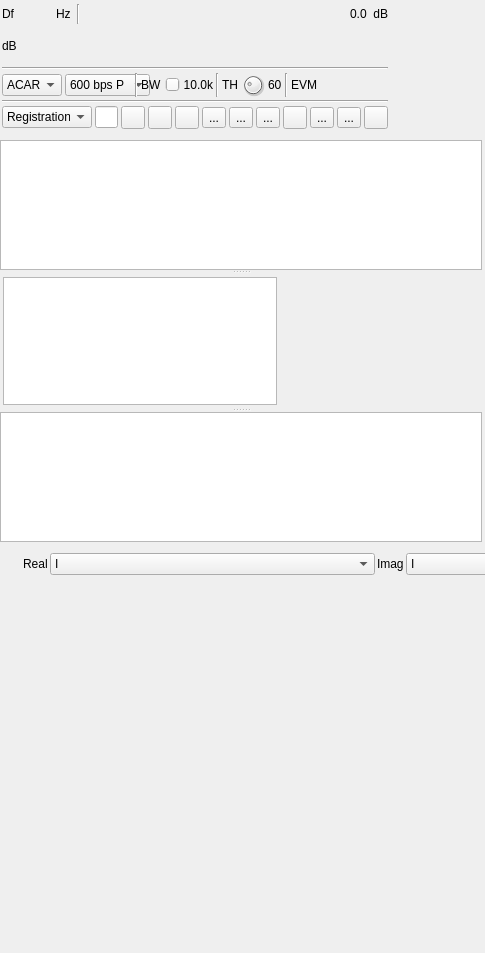
<?xml version="1.0" encoding="UTF-8"?>
<ui version="4.0">
 <class>AcarsDemodGUI</class>
 <widget class="RollupContents" name="AcarsDemodGUI">
  <property name="geometry">
   <rect>
    <x>0</x>
    <y>0</y>
    <width>485</width>
    <height>953</height>
   </rect>
  </property>
  <property name="sizePolicy">
   <sizepolicy hsizetype="Expanding" vsizetype="Expanding">
    <horstretch>0</horstretch>
    <verstretch>0</verstretch>
   </sizepolicy>
  </property>
  <property name="minimumSize">
   <size>
    <width>352</width>
    <height>0</height>
   </size>
  </property>
  <property name="font">
   <font>
    <pointsize>9</pointsize>
   </font>
  </property>
  <property name="focusPolicy">
   <enum>Qt::FocusPolicy::StrongFocus</enum>
  </property>
  <property name="windowTitle">
   <string>ACARS Demodulator</string>
  </property>
  <property name="statusTip">
   <string>ACARS Demodulator</string>
  </property>
  <widget class="QWidget" name="settingsContainer" native="true">
   <property name="geometry">
    <rect>
     <x>0</x>
     <y>0</y>
     <width>390</width>
     <height>131</height>
    </rect>
   </property>
   <property name="minimumSize">
    <size>
     <width>350</width>
     <height>0</height>
    </size>
   </property>
   <property name="windowTitle">
    <string>Settings</string>
   </property>
   <layout class="QVBoxLayout" name="verticalLayout">
    <property name="spacing">
     <number>3</number>
    </property>
    <property name="leftMargin">
     <number>2</number>
    </property>
    <property name="topMargin">
     <number>2</number>
    </property>
    <property name="rightMargin">
     <number>2</number>
    </property>
    <property name="bottomMargin">
     <number>2</number>
    </property>
    <item>
     <layout class="QHBoxLayout" name="powLayout">
      <property name="topMargin">
       <number>2</number>
      </property>
      <item>
       <widget class="QLabel" name="deltaFrequencyLabel">
        <property name="minimumSize">
         <size>
          <width>16</width>
          <height>0</height>
         </size>
        </property>
        <property name="text">
         <string>Df</string>
        </property>
       </widget>
      </item>
      <item>
       <widget class="ValueDialZ" name="deltaFrequency" native="true">
        <property name="sizePolicy">
         <sizepolicy hsizetype="Maximum" vsizetype="Maximum">
          <horstretch>0</horstretch>
          <verstretch>0</verstretch>
         </sizepolicy>
        </property>
        <property name="minimumSize">
         <size>
          <width>32</width>
          <height>16</height>
         </size>
        </property>
        <property name="font">
         <font>
          <pointsize>12</pointsize>
         </font>
        </property>
        <property name="cursor">
         <cursorShape>PointingHandCursor</cursorShape>
        </property>
        <property name="focusPolicy">
         <enum>Qt::FocusPolicy::StrongFocus</enum>
        </property>
        <property name="toolTip">
         <string>Demod shift frequency from center in Hz</string>
        </property>
       </widget>
      </item>
      <item>
       <widget class="QLabel" name="deltaUnits">
        <property name="text">
         <string>Hz </string>
        </property>
       </widget>
      </item>
      <item>
       <widget class="Line" name="line">
        <property name="orientation">
         <enum>Qt::Orientation::Vertical</enum>
        </property>
       </widget>
      </item>
      <item>
       <spacer name="horizontalSpacer">
        <property name="orientation">
         <enum>Qt::Orientation::Horizontal</enum>
        </property>
        <property name="sizeHint" stdset="0">
         <size>
          <width>40</width>
          <height>20</height>
         </size>
        </property>
       </spacer>
      </item>
      <item>
       <layout class="QHBoxLayout" name="channelPowerLayout">
        <item>
         <widget class="QLabel" name="channelPower">
          <property name="toolTip">
           <string>Channel power</string>
          </property>
          <property name="layoutDirection">
           <enum>Qt::LayoutDirection::RightToLeft</enum>
          </property>
          <property name="text">
           <string>0.0</string>
          </property>
         </widget>
        </item>
        <item>
         <widget class="QLabel" name="channelPowerUnits">
          <property name="text">
           <string> dB</string>
          </property>
         </widget>
        </item>
       </layout>
      </item>
     </layout>
    </item>
    <item>
     <layout class="QHBoxLayout" name="powerLayout">
      <item>
       <widget class="QLabel" name="channelPowerMeterUnits">
        <property name="text">
         <string>dB</string>
        </property>
       </widget>
      </item>
      <item>
       <widget class="LevelMeterSignalDB" name="channelPowerMeter" native="true">
        <property name="sizePolicy">
         <sizepolicy hsizetype="Expanding" vsizetype="MinimumExpanding">
          <horstretch>0</horstretch>
          <verstretch>0</verstretch>
         </sizepolicy>
        </property>
        <property name="minimumSize">
         <size>
          <width>0</width>
          <height>24</height>
         </size>
        </property>
        <property name="font">
         <font>
          <pointsize>8</pointsize>
         </font>
        </property>
        <property name="toolTip">
         <string>Level meter (dB) top trace: average, bottom trace: instantaneous peak, tip: peak hold</string>
        </property>
       </widget>
      </item>
     </layout>
    </item>
    <item>
     <widget class="Line" name="line_5">
      <property name="orientation">
       <enum>Qt::Orientation::Horizontal</enum>
      </property>
     </widget>
    </item>
    <item>
     <layout class="QHBoxLayout" name="phySettingsLayout">
      <item>
       <widget class="QComboBox" name="mode">
        <property name="minimumSize">
         <size>
          <width>60</width>
          <height>0</height>
         </size>
        </property>
        <property name="toolTip">
         <string>Mode: ACARS (2400 baud MSK), VDL Mode 2 (10500 baud D8PSK), HFDL (1800 baud PSK; tune to the published channel frequency) or Aero (Inmarsat Classic Aero, L band satellite)</string>
        </property>
        <item>
         <property name="text">
          <string>ACARS</string>
         </property>
        </item>
        <item>
         <property name="text">
          <string>VDL-2</string>
         </property>
        </item>
        <item>
         <property name="text">
          <string>HFDL</string>
         </property>
        </item>
        <item>
         <property name="text">
          <string>Aero</string>
         </property>
        </item>
       </widget>
      </item>
      <item>
       <widget class="QComboBox" name="aeroChannel">
        <property name="minimumSize">
         <size>
          <width>85</width>
          <height>0</height>
         </size>
        </property>
        <property name="toolTip">
         <string>Aero rate and channel. Unlike HFDL these are properties of the frequency tuned, not something the receiver can detect. P is the ground station's continuous stream, R and T are bursts from the aircraft.</string>
        </property>
        <item>
         <property name="text">
          <string>600 bps P</string>
         </property>
        </item>
        <item>
         <property name="text">
          <string>1200 bps P</string>
         </property>
        </item>
        <item>
         <property name="text">
          <string>10500 bps P</string>
         </property>
        </item>
        <item>
         <property name="text">
          <string>600 bps R</string>
         </property>
        </item>
        <item>
         <property name="text">
          <string>1200 bps R</string>
         </property>
        </item>
        <item>
         <property name="text">
          <string>600 bps T</string>
         </property>
        </item>
        <item>
         <property name="text">
          <string>1200 bps T</string>
         </property>
        </item>
       </widget>
      </item>
      <item>
       <spacer name="horizontalSpacer_2">
        <property name="orientation">
         <enum>Qt::Orientation::Horizontal</enum>
        </property>
        <property name="sizeHint" stdset="0">
         <size>
          <width>40</width>
          <height>20</height>
         </size>
        </property>
       </spacer>
      </item>
      <item>
       <widget class="Line" name="line_4">
        <property name="orientation">
         <enum>Qt::Orientation::Vertical</enum>
        </property>
       </widget>
      </item>
      <item>
       <widget class="QLabel" name="rfBWLabel">
        <property name="text">
         <string>BW</string>
        </property>
       </widget>
      </item>
      <item>
       <widget class="QSlider" name="rfBW">
        <property name="sizePolicy">
         <sizepolicy hsizetype="Expanding" vsizetype="Minimum">
          <horstretch>0</horstretch>
          <verstretch>0</verstretch>
         </sizepolicy>
        </property>
        <property name="minimumSize">
         <size>
          <width>0</width>
          <height>0</height>
         </size>
        </property>
        <property name="toolTip">
         <string>RF bandwidth</string>
        </property>
        <property name="minimum">
         <number>10</number>
        </property>
        <property name="maximum">
         <number>400</number>
        </property>
        <property name="pageStep">
         <number>1</number>
        </property>
        <property name="value">
         <number>100</number>
        </property>
        <property name="orientation">
         <enum>Qt::Orientation::Horizontal</enum>
        </property>
       </widget>
      </item>
      <item>
       <widget class="QLabel" name="rfBWText">
        <property name="minimumSize">
         <size>
          <width>30</width>
          <height>0</height>
         </size>
        </property>
        <property name="text">
         <string>10.0k</string>
        </property>
        <property name="alignment">
         <set>Qt::AlignmentFlag::AlignRight|Qt::AlignmentFlag::AlignTrailing|Qt::AlignmentFlag::AlignVCenter</set>
        </property>
       </widget>
      </item>
      <item>
       <widget class="Line" name="line_2">
        <property name="orientation">
         <enum>Qt::Orientation::Vertical</enum>
        </property>
       </widget>
      </item>
      <item>
       <widget class="QLabel" name="thresholdLabel">
        <property name="text">
         <string>TH</string>
        </property>
       </widget>
      </item>
      <item>
       <widget class="QDial" name="threshold">
        <property name="maximumSize">
         <size>
          <width>24</width>
          <height>24</height>
         </size>
        </property>
        <property name="toolTip">
         <string>Pre-key detection threshold, as depth of 2400 Hz modulation (hundredths)</string>
        </property>
        <property name="minimum">
         <number>0</number>
        </property>
        <property name="maximum">
         <number>100</number>
        </property>
        <property name="singleStep">
         <number>1</number>
        </property>
        <property name="pageStep">
         <number>5</number>
        </property>
        <property name="value">
         <number>25</number>
        </property>
       </widget>
      </item>
      <item>
       <widget class="QLabel" name="thresholdText">
        <property name="text">
         <string>60</string>
        </property>
       </widget>
      </item>
      <item>
       <widget class="Line" name="line_7">
        <property name="orientation">
         <enum>Qt::Orientation::Vertical</enum>
        </property>
       </widget>
      </item>
      <item>
       <widget class="QLabel" name="qualityLabel">
        <property name="text">
         <string>EVM</string>
        </property>
       </widget>
      </item>
      <item>
       <widget class="QLabel" name="quality">
        <property name="minimumSize">
         <size>
          <width>90</width>
          <height>0</height>
         </size>
        </property>
        <property name="toolTip">
         <string>Aero link quality, averaged over the last few seconds. EVM is the RMS error vector magnitude of the coherent detector, from the in-phase component only - the quadrature axis of an MSK symbol carries the other arm's crosstalk and says nothing about signal quality. SU is the fraction of signal units whose CRC passes, which is what actually decides whether a message can be reassembled: a ten unit message needs every one of them</string>
        </property>
        <property name="text">
         <string/>
        </property>
       </widget>
      </item>
     </layout>
    </item>
    <item>
     <widget class="Line" name="line_3">
      <property name="orientation">
       <enum>Qt::Orientation::Horizontal</enum>
      </property>
     </widget>
    </item>
    <item>
     <layout class="QHBoxLayout" name="filterLayout">
      <item>
       <widget class="QComboBox" name="filter">
        <property name="minimumSize">
         <size>
          <width>90</width>
          <height>0</height>
         </size>
        </property>
        <property name="toolTip">
         <string>Column to filter</string>
        </property>
        <item>
         <property name="text">
          <string>Registration</string>
         </property>
        </item>
        <item>
         <property name="text">
          <string>Flight</string>
         </property>
        </item>
        <item>
         <property name="text">
          <string>Label</string>
         </property>
        </item>
        <item>
         <property name="text">
          <string>Message</string>
         </property>
        </item>
       </widget>
      </item>
      <item>
       <widget class="QLineEdit" name="filterPattern">
        <property name="toolTip">
         <string>Display only messages where the selected column matches the specified regular expression</string>
        </property>
        <property name="text">
         <string/>
        </property>
       </widget>
      </item>
      <item>
       <spacer name="horizontalSpacer_3">
        <property name="orientation">
         <enum>Qt::Orientation::Horizontal</enum>
        </property>
        <property name="sizeHint" stdset="0">
         <size>
          <width>40</width>
          <height>20</height>
         </size>
        </property>
       </spacer>
      </item>
      <item>
       <widget class="ButtonSwitch" name="udpEnabled">
        <property name="toolTip">
         <string>Forward received packets over UDP. Right click to set the destination address and port</string>
        </property>
        <property name="text">
         <string/>
        </property>
        <property name="icon">
         <iconset resource="../../../sdrgui/resources/res.qrc">
          <normaloff>:/txon.png</normaloff>:/txon.png</iconset>
        </property>
        <property name="checkable">
         <bool>true</bool>
        </property>
       </widget>
      </item>
      <item>
       <widget class="ButtonSwitch" name="noInfo">
        <property name="toolTip">
         <string>Hide frames that carry no usable information: VDL-2 supervisory and link management responses (RR, RNR, REJ, SREJ, DM, DISC, UA, FRMR, U) and Aero satellite housekeeping (system tables, EIRP table, fill-in and reserved signal units). Checked by default. Uncheck to show every frame received, including those already hidden</string>
        </property>
        <property name="text">
         <string/>
        </property>
        <property name="icon">
         <iconset resource="../../../sdrgui/resources/res.qrc">
          <normaloff>:/hide.png</normaloff>:/hide.png</iconset>
        </property>
        <property name="checkable">
         <bool>true</bool>
        </property>
       </widget>
      </item>
      <item>
       <widget class="ButtonSwitch" name="displayChart">
        <property name="toolTip">
         <string>Display chart of frames received per second. Right click to clear the data</string>
        </property>
        <property name="text">
         <string/>
        </property>
        <property name="icon">
         <iconset>
          <normaloff>:/icons/chart.png</normaloff>:/icons/chart.png</iconset>
        </property>
        <property name="checkable">
         <bool>true</bool>
        </property>
       </widget>
      </item>
      <item>
       <widget class="QToolButton" name="gsTable">
        <property name="toolTip">
         <string>Display HFDL ground stations and their frequencies, as heard in squitters. Right click a row to find the station on the Map or tune to its frequency</string>
        </property>
        <property name="text">
         <string>...</string>
        </property>
        <property name="icon">
         <iconset>
          <normaloff>:/icons/gs.png</normaloff>:/icons/gs.png</iconset>
        </property>
       </widget>
      </item>
      <item>
       <widget class="ButtonSwitch" name="feed">
        <property name="toolTip">
         <string>Enable feeding of received ACARS messages to aggregators (airframes.io / avdelphi.com). Right click for settings.</string>
        </property>
        <property name="text">
         <string>...</string>
        </property>
        <property name="icon">
         <iconset resource="../../../sdrgui/resources/res.qrc">
          <normaloff>:/txon.png</normaloff>:/txon.png</iconset>
        </property>
        <property name="checkable">
         <bool>true</bool>
        </property>
       </widget>
      </item>
      <item>
       <widget class="QToolButton" name="getOSNDB">
        <property name="toolTip">
         <string>Download the latest Opensky-Network aircraft database (130MB)</string>
        </property>
        <property name="text">
         <string>...</string>
        </property>
        <property name="icon">
         <iconset>
          <normaloff>:/icons/aircraft.png</normaloff>:/icons/aircraft.png</iconset>
        </property>
       </widget>
      </item>
      <item>
       <widget class="ButtonSwitch" name="logEnable">
        <property name="maximumSize">
         <size>
          <width>24</width>
          <height>16777215</height>
         </size>
        </property>
        <property name="toolTip">
         <string>Start/stop logging of received messages to .csv file</string>
        </property>
        <property name="text">
         <string/>
        </property>
        <property name="icon">
         <iconset resource="../../../sdrgui/resources/res.qrc">
          <normaloff>:/record_off.png</normaloff>:/record_off.png</iconset>
        </property>
       </widget>
      </item>
      <item>
       <widget class="QToolButton" name="logFilename">
        <property name="toolTip">
         <string>Set log .csv filename</string>
        </property>
        <property name="text">
         <string>...</string>
        </property>
        <property name="icon">
         <iconset resource="../../../sdrgui/resources/res.qrc">
          <normaloff>:/save.png</normaloff>:/save.png</iconset>
        </property>
        <property name="checkable">
         <bool>false</bool>
        </property>
       </widget>
      </item>
      <item>
       <widget class="QToolButton" name="logOpen">
        <property name="toolTip">
         <string>Read data from .csv log file</string>
        </property>
        <property name="text">
         <string>...</string>
        </property>
        <property name="icon">
         <iconset resource="../../../sdrgui/resources/res.qrc">
          <normaloff>:/load.png</normaloff>:/load.png</iconset>
        </property>
        <property name="checkable">
         <bool>false</bool>
        </property>
       </widget>
      </item>
      <item>
       <widget class="QToolButton" name="clearTable">
        <property name="toolTip">
         <string>Clear packets from table</string>
        </property>
        <property name="text">
         <string/>
        </property>
        <property name="icon">
         <iconset resource="../../../sdrgui/resources/res.qrc">
          <normaloff>:/bin.png</normaloff>:/bin.png</iconset>
        </property>
       </widget>
      </item>
     </layout>
    </item>
   </layout>
  </widget>
  <widget class="QWidget" name="dataContainer" native="true">
   <property name="geometry">
    <rect>
     <x>0</x>
     <y>140</y>
     <width>482</width>
     <height>402</height>
    </rect>
   </property>
   <property name="sizePolicy">
    <sizepolicy hsizetype="Expanding" vsizetype="Expanding">
     <horstretch>0</horstretch>
     <verstretch>0</verstretch>
    </sizepolicy>
   </property>
   <property name="windowTitle">
    <string>Received Packets</string>
   </property>
   <layout class="QVBoxLayout" name="verticalLayout_2">
    <property name="leftMargin">
     <number>0</number>
    </property>
    <property name="topMargin">
     <number>0</number>
    </property>
    <property name="rightMargin">
     <number>0</number>
    </property>
    <property name="bottomMargin">
     <number>0</number>
    </property>
    <item>
     <widget class="QSplitter" name="splitter">
      <property name="sizePolicy">
       <sizepolicy hsizetype="Expanding" vsizetype="Expanding">
        <horstretch>0</horstretch>
        <verstretch>0</verstretch>
       </sizepolicy>
      </property>
      <property name="orientation">
       <enum>Qt::Orientation::Vertical</enum>
      </property>
      <widget class="QTableView" name="messages">
       <property name="editTriggers">
        <set>QAbstractItemView::EditTrigger::NoEditTriggers</set>
       </property>
       <property name="selectionMode">
        <enum>QAbstractItemView::SelectionMode::SingleSelection</enum>
       </property>
       <property name="selectionBehavior">
        <enum>QAbstractItemView::SelectionBehavior::SelectRows</enum>
       </property>
      </widget>
      <widget class="QWidget" name="decodeContainer" native="true">
       <layout class="QHBoxLayout" name="horizontalLayout">
        <property name="spacing">
         <number>2</number>
        </property>
        <property name="leftMargin">
         <number>3</number>
        </property>
        <property name="topMargin">
         <number>3</number>
        </property>
        <property name="rightMargin">
         <number>3</number>
        </property>
        <property name="bottomMargin">
         <number>3</number>
        </property>
        <item>
         <widget class="AcarsMessageView" name="decode">
          <property name="toolTip">
           <string>Decode of the currently selected message</string>
          </property>
          <property name="readOnly">
           <bool>true</bool>
          </property>
         </widget>
        </item>
        <item>
         <layout class="QVBoxLayout" name="photoLayout">
          <property name="spacing">
           <number>4</number>
          </property>
          <item>
           <layout class="QHBoxLayout" name="photoHeaderLayout">
            <property name="spacing">
             <number>4</number>
            </property>
            <item>
             <widget class="QLabel" name="photoHeader">
              <property name="sizePolicy">
               <sizepolicy hsizetype="Preferred" vsizetype="Preferred">
                <horstretch>0</horstretch>
                <verstretch>0</verstretch>
               </sizepolicy>
              </property>
              <property name="text">
               <string/>
              </property>
              <property name="alignment">
               <set>Qt::AlignmentFlag::AlignLeading|Qt::AlignmentFlag::AlignLeft|Qt::AlignmentFlag::AlignVCenter</set>
              </property>
             </widget>
            </item>
            <item>
             <widget class="QLabel" name="photoFlag">
              <property name="sizePolicy">
               <sizepolicy hsizetype="Minimum" vsizetype="Preferred">
                <horstretch>0</horstretch>
                <verstretch>0</verstretch>
               </sizepolicy>
              </property>
              <property name="text">
               <string/>
              </property>
              <property name="alignment">
               <set>Qt::AlignmentFlag::AlignRight|Qt::AlignmentFlag::AlignTrailing|Qt::AlignmentFlag::AlignVCenter</set>
              </property>
             </widget>
            </item>
           </layout>
          </item>
          <item>
           <widget class="ClickableLabel" name="photo">
            <property name="text">
             <string/>
            </property>
           </widget>
          </item>
          <item>
           <widget class="QLabel" name="flightDetails">
            <property name="minimumSize">
             <size>
              <width>200</width>
              <height>0</height>
             </size>
            </property>
            <property name="maximumSize">
             <size>
              <width>200</width>
              <height>16777215</height>
             </size>
            </property>
            <property name="text">
             <string/>
            </property>
            <property name="textFormat">
             <enum>Qt::TextFormat::RichText</enum>
            </property>
            <property name="alignment">
             <set>Qt::AlignmentFlag::AlignCenter</set>
            </property>
           </widget>
          </item>
          <item>
           <widget class="QLabel" name="aircraftDetails">
            <property name="sizePolicy">
             <sizepolicy hsizetype="Fixed" vsizetype="Preferred">
              <horstretch>0</horstretch>
              <verstretch>0</verstretch>
             </sizepolicy>
            </property>
            <property name="minimumSize">
             <size>
              <width>200</width>
              <height>0</height>
             </size>
            </property>
            <property name="maximumSize">
             <size>
              <width>200</width>
              <height>16777215</height>
             </size>
            </property>
            <property name="text">
             <string/>
            </property>
            <property name="textFormat">
             <enum>Qt::TextFormat::RichText</enum>
            </property>
            <property name="alignment">
             <set>Qt::AlignmentFlag::AlignLeading|Qt::AlignmentFlag::AlignLeft|Qt::AlignmentFlag::AlignVCenter</set>
            </property>
           </widget>
          </item>
          <item>
           <spacer name="photoVerticalSpacer">
            <property name="orientation">
             <enum>Qt::Orientation::Vertical</enum>
            </property>
            <property name="sizeHint" stdset="0">
             <size>
              <width>0</width>
              <height>40</height>
             </size>
            </property>
           </spacer>
          </item>
         </layout>
        </item>
       </layout>
      </widget>
      <widget class="QChartView" name="chart">
       <property name="minimumSize">
        <size>
         <width>0</width>
         <height>100</height>
        </size>
       </property>
       <property name="toolTip">
        <string>Chart of frames received per second</string>
       </property>
      </widget>
     </widget>
    </item>
   </layout>
  </widget>
  <widget class="QWidget" name="scopeContainer" native="true">
   <property name="geometry">
    <rect>
     <x>20</x>
     <y>550</y>
     <width>714</width>
     <height>341</height>
    </rect>
   </property>
   <property name="minimumSize">
    <size>
     <width>714</width>
     <height>0</height>
    </size>
   </property>
   <property name="windowTitle">
    <string>Waveforms</string>
   </property>
   <layout class="QVBoxLayout" name="transmittedLayout_2">
    <property name="spacing">
     <number>2</number>
    </property>
    <property name="leftMargin">
     <number>3</number>
    </property>
    <property name="topMargin">
     <number>3</number>
    </property>
    <property name="rightMargin">
     <number>3</number>
    </property>
    <property name="bottomMargin">
     <number>3</number>
    </property>
    <item>
     <layout class="QHBoxLayout" name="scopelLayout">
      <item>
       <widget class="QLabel" name="label_2">
        <property name="text">
         <string>Real</string>
        </property>
       </widget>
      </item>
      <item>
       <widget class="QComboBox" name="channel1">
        <property name="sizePolicy">
         <sizepolicy hsizetype="Expanding" vsizetype="Fixed">
          <horstretch>0</horstretch>
          <verstretch>0</verstretch>
         </sizepolicy>
        </property>
        <item>
         <property name="text">
          <string>I</string>
         </property>
        </item>
        <item>
         <property name="text">
          <string>Q</string>
         </property>
        </item>
        <item>
         <property name="text">
          <string>MagSq</string>
         </property>
        </item>
        <item>
         <property name="text">
          <string>Envelope</string>
         </property>
        </item>
        <item>
         <property name="text">
          <string>PreKeyRatio</string>
         </property>
        </item>
        <item>
         <property name="text">
          <string>Detected</string>
         </property>
        </item>
       </widget>
      </item>
      <item>
       <widget class="QLabel" name="label_3">
        <property name="sizePolicy">
         <sizepolicy hsizetype="Preferred" vsizetype="Preferred">
          <horstretch>0</horstretch>
          <verstretch>0</verstretch>
         </sizepolicy>
        </property>
        <property name="text">
         <string>Imag</string>
        </property>
       </widget>
      </item>
      <item>
       <widget class="QComboBox" name="channel2">
        <property name="sizePolicy">
         <sizepolicy hsizetype="Expanding" vsizetype="Fixed">
          <horstretch>0</horstretch>
          <verstretch>0</verstretch>
         </sizepolicy>
        </property>
        <item>
         <property name="text">
          <string>I</string>
         </property>
        </item>
        <item>
         <property name="text">
          <string>Q</string>
         </property>
        </item>
        <item>
         <property name="text">
          <string>MagSq</string>
         </property>
        </item>
        <item>
         <property name="text">
          <string>Envelope</string>
         </property>
        </item>
        <item>
         <property name="text">
          <string>PreKeyRatio</string>
         </property>
        </item>
        <item>
         <property name="text">
          <string>Detected</string>
         </property>
        </item>
       </widget>
      </item>
     </layout>
    </item>
    <item>
     <widget class="GLScope" name="glScope" native="true">
      <property name="minimumSize">
       <size>
        <width>200</width>
        <height>250</height>
       </size>
      </property>
      <property name="font">
       <font>
        <pointsize>8</pointsize>
       </font>
      </property>
     </widget>
    </item>
    <item>
     <widget class="GLScopeGUI" name="scopeGUI" native="true"/>
    </item>
   </layout>
  </widget>
 </widget>
 <customwidgets>
  <customwidget>
   <class>RollupContents</class>
   <extends>QWidget</extends>
   <header>gui/rollupcontents.h</header>
   <container>1</container>
  </customwidget>
  <customwidget>
   <class>LevelMeterSignalDB</class>
   <extends>QWidget</extends>
   <header>gui/levelmeter.h</header>
   <container>1</container>
  </customwidget>
  <customwidget>
   <class>ValueDialZ</class>
   <extends>QWidget</extends>
   <header>gui/valuedialz.h</header>
   <container>1</container>
  </customwidget>
  <customwidget>
   <class>GLScope</class>
   <extends>QWidget</extends>
   <header>gui/glscope.h</header>
   <container>1</container>
  </customwidget>
  <customwidget>
   <class>GLScopeGUI</class>
   <extends>QWidget</extends>
   <header>gui/glscopegui.h</header>
   <container>1</container>
  </customwidget>
  <customwidget>
   <class>ButtonSwitch</class>
   <extends>QToolButton</extends>
   <header>gui/buttonswitch.h</header>
  </customwidget>
  <customwidget>
   <class>ClickableLabel</class>
   <extends>QLabel</extends>
   <header>gui/clickablelabel.h</header>
  </customwidget>
  <customwidget>
   <class>AcarsMessageView</class>
   <extends>QTextEdit</extends>
   <header>gui/acarsmessageview.h</header>
  </customwidget>
  <customwidget>
   <class>QChartView</class>
   <extends>QGraphicsView</extends>
   <header>QtCharts</header>
  </customwidget>
 </customwidgets>
 <tabstops>
  <tabstop>messages</tabstop>
 </tabstops>
 <resources>
  <include location="../../../sdrgui/resources/res.qrc"/>
  <include location="icons.qrc"/>
 </resources>
 <connections/>
</ui>
